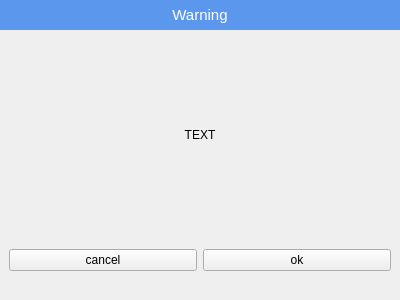
<?xml version="1.0" encoding="UTF-8"?>
<ui version="4.0">
 <class>WarningDialog</class>
 <widget class="QWidget" name="WarningDialog">
  <property name="geometry">
   <rect>
    <x>0</x>
    <y>0</y>
    <width>400</width>
    <height>300</height>
   </rect>
  </property>
  <property name="windowTitle">
   <string>Form</string>
  </property>
  <property name="styleSheet">
   <string notr="true"/>
  </property>
  <layout class="QVBoxLayout" name="verticalLayout">
   <property name="leftMargin">
    <number>0</number>
   </property>
   <property name="topMargin">
    <number>0</number>
   </property>
   <property name="rightMargin">
    <number>0</number>
   </property>
   <property name="bottomMargin">
    <number>20</number>
   </property>
   <item>
    <widget class="QWidget" name="widget_title" native="true">
     <property name="minimumSize">
      <size>
       <width>0</width>
       <height>30</height>
      </size>
     </property>
     <property name="maximumSize">
      <size>
       <width>16777215</width>
       <height>30</height>
      </size>
     </property>
     <property name="styleSheet">
      <string notr="true">background-color:#5c97ee;
color:#ffffff;</string>
     </property>
     <layout class="QHBoxLayout" name="horizontalLayout_3">
      <property name="spacing">
       <number>0</number>
      </property>
      <property name="leftMargin">
       <number>0</number>
      </property>
      <property name="topMargin">
       <number>0</number>
      </property>
      <property name="rightMargin">
       <number>0</number>
      </property>
      <property name="bottomMargin">
       <number>0</number>
      </property>
      <item>
       <widget class="QLabel" name="lb_title">
        <property name="font">
         <font>
          <family>Arial</family>
          <pointsize>11</pointsize>
          <weight>50</weight>
          <bold>false</bold>
         </font>
        </property>
        <property name="text">
         <string>Warning</string>
        </property>
        <property name="alignment">
         <set>Qt::AlignCenter</set>
        </property>
       </widget>
      </item>
     </layout>
    </widget>
   </item>
   <item>
    <spacer name="verticalSpacer">
     <property name="orientation">
      <enum>Qt::Vertical</enum>
     </property>
     <property name="sizeHint" stdset="0">
      <size>
       <width>20</width>
       <height>80</height>
      </size>
     </property>
    </spacer>
   </item>
   <item>
    <layout class="QHBoxLayout" name="horizontalLayout">
     <item>
      <spacer name="horizontalSpacer">
       <property name="orientation">
        <enum>Qt::Horizontal</enum>
       </property>
       <property name="sizeHint" stdset="0">
        <size>
         <width>40</width>
         <height>20</height>
        </size>
       </property>
      </spacer>
     </item>
     <item>
      <widget class="QLabel" name="lb_text">
       <property name="text">
        <string>TEXT</string>
       </property>
       <property name="alignment">
        <set>Qt::AlignCenter</set>
       </property>
       <property name="wordWrap">
        <bool>true</bool>
       </property>
      </widget>
     </item>
     <item>
      <spacer name="horizontalSpacer_2">
       <property name="orientation">
        <enum>Qt::Horizontal</enum>
       </property>
       <property name="sizeHint" stdset="0">
        <size>
         <width>40</width>
         <height>20</height>
        </size>
       </property>
      </spacer>
     </item>
    </layout>
   </item>
   <item>
    <spacer name="verticalSpacer_2">
     <property name="orientation">
      <enum>Qt::Vertical</enum>
     </property>
     <property name="sizeHint" stdset="0">
      <size>
       <width>20</width>
       <height>79</height>
      </size>
     </property>
    </spacer>
   </item>
   <item>
    <widget class="QWidget" name="widget" native="true">
     <layout class="QHBoxLayout" name="horizontalLayout_2">
      <item>
       <widget class="QPushButton" name="btn_cancel">
        <property name="text">
         <string>cancel</string>
        </property>
       </widget>
      </item>
      <item>
       <widget class="QPushButton" name="btn_ok">
        <property name="text">
         <string>ok</string>
        </property>
       </widget>
      </item>
     </layout>
    </widget>
   </item>
  </layout>
 </widget>
 <resources/>
 <connections/>
</ui>
